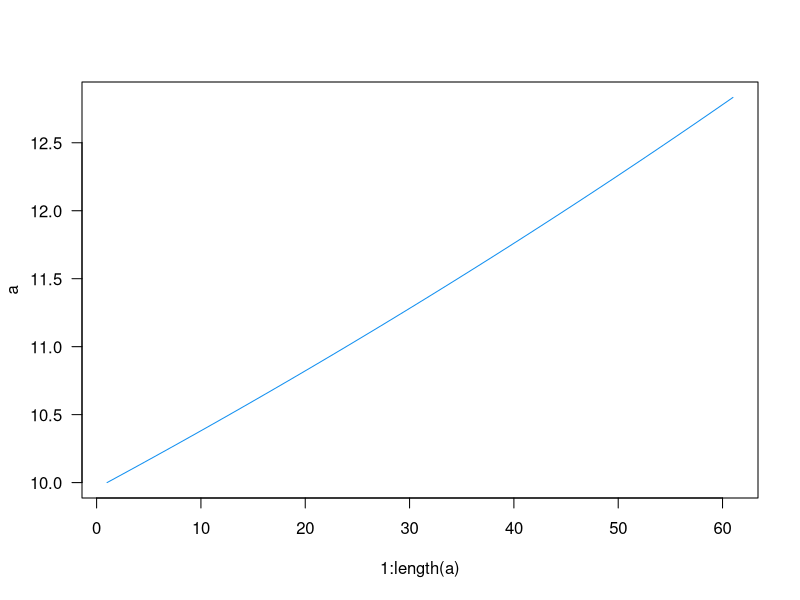

Reproduce this figure in R.
## ---- chunk 1
p0 = 10  # principal
p1 = p0 * (1 + (0.05 / 4))  # first year
p2 = p1 * (1 + (0.05 / 4))  # second year
p3 = p2 * (1 + (0.05 / 4))  # third year
p4 = p3 * (1 + (0.05 / 4))  # fourth year

payments <- c(p0, p1, p2, p3, p4)
payments
## ---- chunk 2
init <- 10
interest <- 0.05
years <- 5
periods <- 12
a <- c(init, numeric(years * periods))
for (i in 2:length(a)) {
  a[i] <- a[i - 1] * (1 + (interest / periods))
}

plot(1:length(a), a, type = 'l', col = '#1390f0', las = 1)
## ---- chunk 3
amount <- function(principal = 1, rate = 0.01, years = 1, times = 12) {
  principal * (1 + rate / times)^(times * years)
}

# default usage
amount()
## ---- chunk 4
amount(1500, rate = 0.043, years = 6, times = 4)
## ---- chunk 5
amount(10000, rate = 0.06, years = 1, times = c(1, 2, 4, 12, 52, 365))
## ---- chunk 6
amount(10000, rate = 0.06, years = 1, times = 100000)
